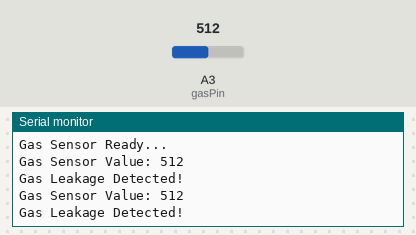
This sketch was run on a simulated Arduino Uno, built with avr-gcc and run on an emulated ATmega328P. On the bench: the last lines printed to the serial monitor. The inputs (shaded band) are chosen by the test bench; at power-on: A3 (gasPin) = 512.

Above: at 1.8 s.
1.9 s: A3 (gasPin) set to 409
At 2.8 s:
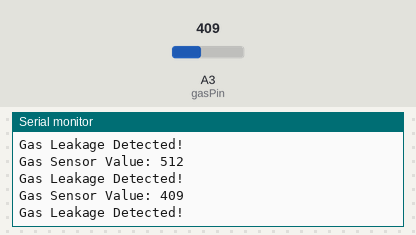
3.4 s: A3 (gasPin) set to 383
At 4.5 s:
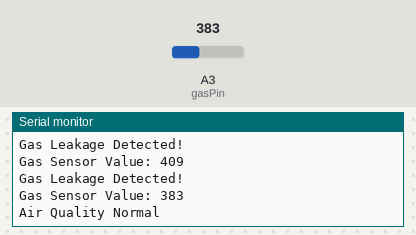
Timing chart, 0 to 6.4 s (numbered marks = the images above; inputs shaded):
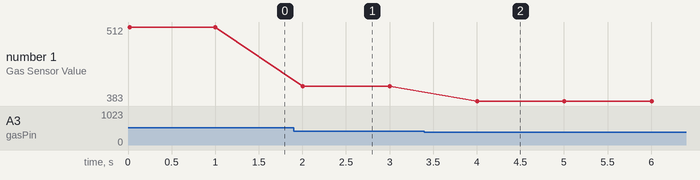

Measured:
- the behaviour switches between 401 and 400 on A3 (gasPin) (found by bisection; images 1 and 2)
- after the input at 1.9 s, the serial monitor: prints a new line after 0.10 s (image 1)
- after the input at 3.4 s, the serial monitor: prints a new line after 0.60 s (image 2)
- plotted number 1: 512 → 409 after the input at 1.9 s, 409 → 383 after the input at 3.4 s

The sketch:

gas_sensor.ino
```cpp
// Gas Sensor Monitoring using Arduino
// Author: Mahesh
// MQ Gas Sensor connected to Analog Pin A3

// Pin Definitions
const int gasPin = A3;

// Variables
int gasValue = 0;
int threshold = 400;   // Adjust based on calibration

void setup() {

  pinMode(gasPin, INPUT);
  Serial.begin(9600);

  Serial.println("Gas Sensor Ready...");
}

void loop() {

  // Read gas sensor value
  gasValue = analogRead(gasPin);

  // Display gas value
  Serial.print("Gas Sensor Value: ");
  Serial.println(gasValue);

  // Check gas level condition
  if (gasValue > threshold) {

    Serial.println("Gas Leakage Detected!");

  } else {

    Serial.println("Air Quality Normal");
  }

  delay(1000);   // Wait 1 second before next reading
}
```
